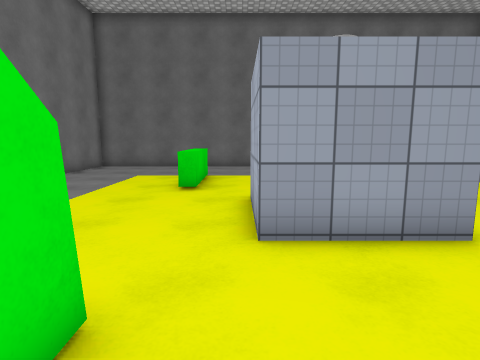
view 1 (above)

13 first-person views from a walk through a 3-D level made in the Unity game engine. The camera is 1.4 m above the floor, tilts 8° down and sees 80° across. The floor is counted in squares, 1 m on a side. Each view is taken from the middle of a square. On the plan, view 1 faces up. The plan holds only what a view shows up to about 14 squares ahead; the rest is blank. The player character is not drawn. Surface patterns are stand-ins for the level's own textures.

view 2
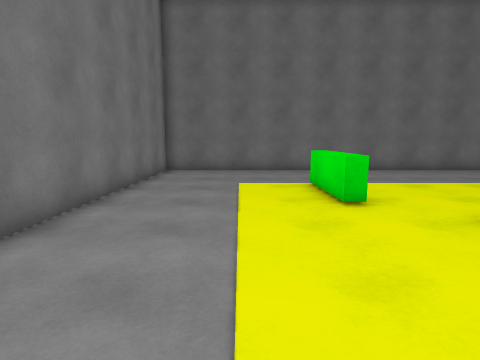

view 3
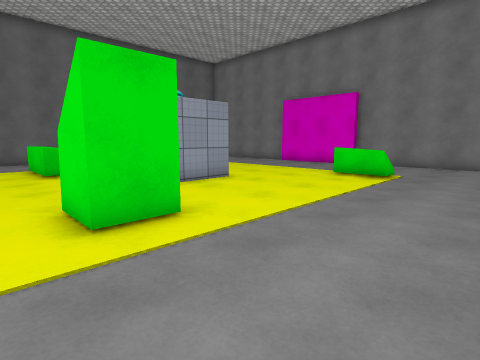

view 4
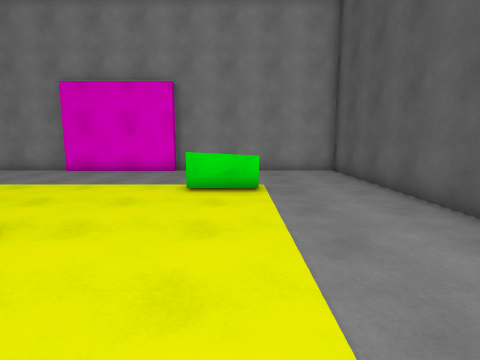

view 5
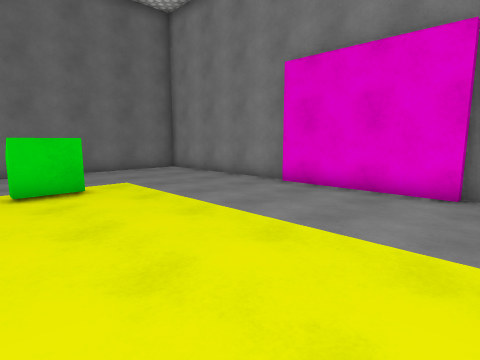

view 6
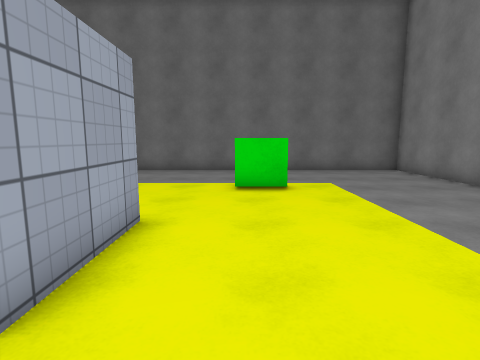

view 7
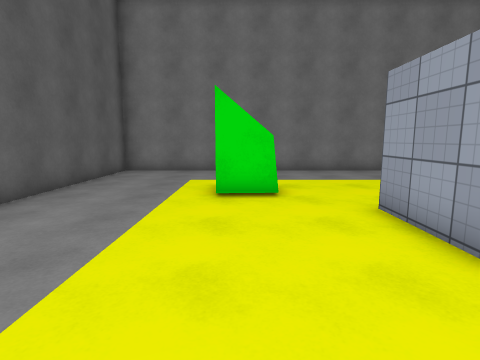

view 8
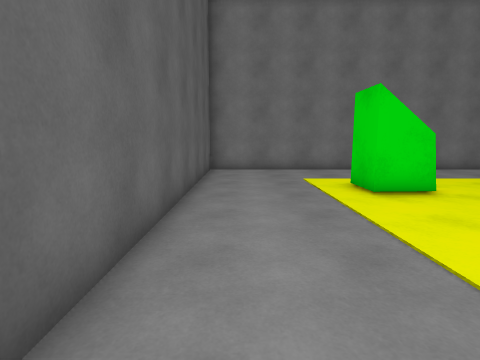

view 9
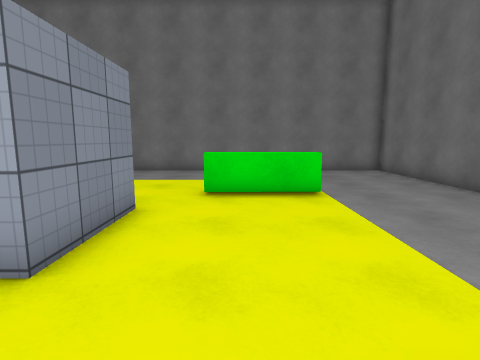

view 10
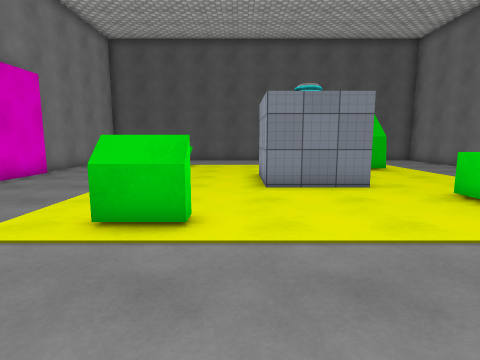

view 11
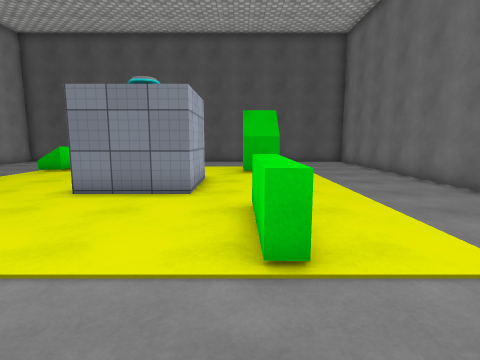

view 12
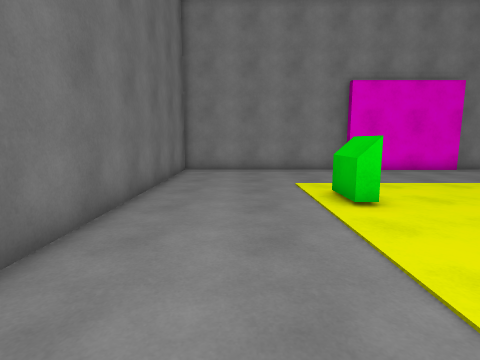

view 13
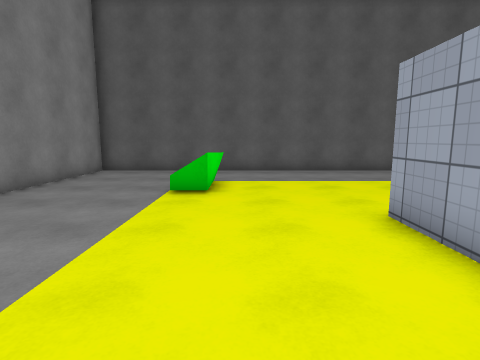

### Floor plan
Points are (right, up) in squares from view 1. A wall is a line through its corners. A room is listed if a view was taken in it or the views show most of it. See-through windows are left out.
Room 1 (views 1, 2, 3, 4, 5, 6, 7, 8, 9, 10, 11, 12, 13)
walls: (3.3, 6.9) (3.3, 3.9) (0.2, 3.9) (0.2, 6.9) (3.3, 6.9); (6.4, 10.1) (4.9, 10.1) (4.9, 10.6); (-1.1, 8.1) (-1.7, 8.1) (-1.7, 11.1) (-1.1, 11.1) (-1.1, 8.1); (6.8, 0.9) (6.9, 1.5); (-1.1, 1.9) (-1.1, 0.4) (-2.7, 0.4) (-2.7, 1.9) (-1.1, 1.9); (12.1, 2.9) (12.1, 8); (12.5, 8) (12.5, 15.6) (-7.5, 15.6) (-7.5, -4.4) (12.5, -4.4) (12.5, 3.1)
low walls: (4.9, 10.6) (6.4, 10.6); (6.8, 0.8) (6.8, 1.5) (7.5, 1.5)

Where each view was taken, in squares from view 1:
view 1: 0 up, 0 right, facing up
view 2: 2 up, 4 left, facing up
view 3: 4 down, 4 left, facing up-right
view 4: 0 up, 1 left, facing right
view 5: 2 up, 4 right, facing up-right
view 6: 2 up, 5 right, facing up
view 7: 1 up, 6 right, facing left
view 8: 3 down, 6 right, facing left
view 9: 9 up, 6 right, facing left
view 10: 15 up, 4 right, facing down
view 11: 14 up, 1 left, facing down
view 12: 13 up, 1 left, facing right
view 13: 9 up, 6 right, facing down
